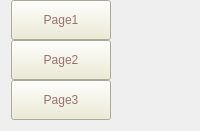
             <widget class="QWidget" name="widget" native="true">
              <property name="sizePolicy">
               <sizepolicy hsizetype="Fixed" vsizetype="Preferred">
                <horstretch>0</horstretch>
                <verstretch>0</verstretch>
               </sizepolicy>
              </property>
              <property name="minimumSize">
               <size>
                <width>100</width>
                <height>0</height>
               </size>
              </property>
              <property name="maximumSize">
               <size>
                <width>200</width>
                <height>16777215</height>
               </size>
              </property>
              <property name="styleSheet">
               <string notr="true"/>
              </property>
              <layout class="QVBoxLayout" name="verticalLayout_7">
               <property name="spacing">
                <number>0</number>
               </property>
               <property name="topMargin">
                <number>0</number>
               </property>
               <item>
                <widget class="QPushButton" name="Page1_button">
                 <property name="minimumSize">
                  <size>
                   <width>0</width>
                   <height>40</height>
                  </size>
                 </property>
                 <property name="maximumSize">
                  <size>
                   <width>100</width>
                   <height>16777215</height>
                  </size>
                 </property>
                 <property name="styleSheet">
                  <string notr="true">#Page1_button{color: rgb(153, 113, 113);background-color: rgb(237, 236, 208);}
#Page1_button:hover{background-color: rgb(220, 227, 235);}
#Page1_button:pressed{padding-top:5px;padding-left:5px;}</string>
                 </property>
                 <property name="text">
                  <string>Page1</string>
                 </property>
                </widget>
               </item>
               <item>
                <widget class="QPushButton" name="Page2_button">
                 <property name="minimumSize">
                  <size>
                   <width>0</width>
                   <height>40</height>
                  </size>
                 </property>
                 <property name="maximumSize">
                  <size>
                   <width>100</width>
                   <height>16777215</height>
                  </size>
                 </property>
                 <property name="styleSheet">
                  <string notr="true">#Page2_button{color: rgb(153, 113, 113);background-color: rgb(237, 236, 208);}
#Page2_button:hover{background-color: rgb(220, 227, 235);}
#Page2_button:pressed{padding-top:5px;padding-left:5px;}



</string>
                 </property>
                 <property name="text">
                  <string>Page2</string>
                 </property>
                </widget>
               </item>
               <item>
                <widget class="QPushButton" name="Page3_button">
                 <property name="minimumSize">
                  <size>
                   <width>0</width>
                   <height>40</height>
                  </size>
                 </property>
                 <property name="maximumSize">
                  <size>
                   <width>100</width>
                   <height>16777215</height>
                  </size>
                 </property>
                 <property name="styleSheet">
                  <string notr="true">#Page3_button{color: rgb(153, 113, 113);background-color: rgb(237, 236, 208);}
#Page3_button:hover{background-color: rgb(220, 227, 235);}
#Page3_button:pressed{padding-top:5px;padding-left:5px;}



</string>
                 </property>
                 <property name="text">
                  <string>Page3</string>
                 </property>
                </widget>
               </item>
              </layout>
             </widget>
